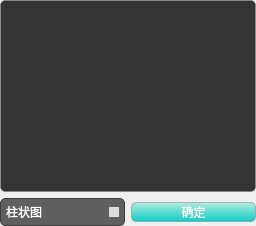
        <widget class="QWidget" name="page_2">
         <layout class="QVBoxLayout" name="verticalLayout_10">
          <property name="leftMargin">
           <number>0</number>
          </property>
          <property name="topMargin">
           <number>0</number>
          </property>
          <property name="rightMargin">
           <number>0</number>
          </property>
          <property name="bottomMargin">
           <number>0</number>
          </property>
          <item>
           <widget class="QGraphicsView" name="graphicsView">
            <property name="styleSheet">
             <string notr="true">QGraphicsView {
    background-color: rgba(0, 0, 0, 200);
    border: 1px solid rgba(128, 128, 128, 128);
    border-radius: 5px;
    box-shadow: 0 0 5px rgba(0, 0, 0, 50);
}
</string>
            </property>
           </widget>
          </item>
          <item>
           <layout class="QHBoxLayout" name="horizontalLayout_25">
            <item>
             <widget class="QComboBox" name="analysisComboBox">
              <property name="styleSheet">
               <string notr="true">QComboBox {
    background-color: rgba(55, 55, 55, 200);
    color: #FFFFFF;
    
	
	font: 9pt &quot;Arial&quot;;
    border: 1px solid #3F3F3F;
    border-radius: 5px;
    padding: 5px;
image: url(:/img/icon/人工智能机器人＊.png);
}

QComboBox::drop-down {
    width: 20px;
    border: none;

}

QComboBox::down-arrow {
    width: 10px;
    height: 10px;
    background: rgba(255, 255, 255, 200);
	
}

QComboBox QAbstractItemView {
    background-color: rgba(55, 55, 55, 200);
    color: #FFFFFF;
    selection-background-color: rgba(13, 206, 197, 200);
    selection-color: #FFFFFF;
}

QComboBox:!editable, QComboBox::drop-down:editable {
    background: rgba(55, 55, 55, 200);

}

QComboBox:!editable:on, QComboBox::drop-down:editable:on {
    background: rgba(13, 206, 197, 200);
}
</string>
              </property>
              <item>
               <property name="text">
                <string>柱状图</string>
               </property>
              </item>
              <item>
               <property name="text">
                <string>折线图</string>
               </property>
              </item>
              <item>
               <property name="text">
                <string>饼图</string>
               </property>
              </item>
              <item>
               <property name="text">
                <string>箱线图</string>
               </property>
              </item>
             </widget>
            </item>
            <item>
             <widget class="QPushButton" name="refreshButton_3">
              <property name="styleSheet">
               <string notr="true">QPushButton {
    background-color: qlineargradient(x1:0, y1:0, x2:0, y2:1, stop: 0 rgb(38, 222, 170,0.3), stop: 1 rgba(13, 206, 197, 255));
    border: 1px solid rgba(128, 128, 128, 128);
    border-radius: 5px;
    box-shadow: 0 0 5px rgba(0, 0, 0, 50);
    color: rgba(255, 255, 255, 255);
    font: 10pt &quot;Roboto&quot;;
}

QPushButton:hover {
  background-color: qlineargradient(x1:0, y1:0, x2:1, y2:1, stop:0 rgb(24, 170, 198), stop:1 rgb(216, 33, 32)); /* 悬停时的背景渐变 */
}

QPushButton:pressed {
  color: rgb(3, 85, 160); /* 按下时的文本颜色 */
  background-color: #767676; /* 按下时的背景色 */
}
</string>
              </property>
              <property name="text">
               <string>确定</string>
              </property>
             </widget>
            </item>
           </layout>
          </item>
         </layout>
        </widget>
